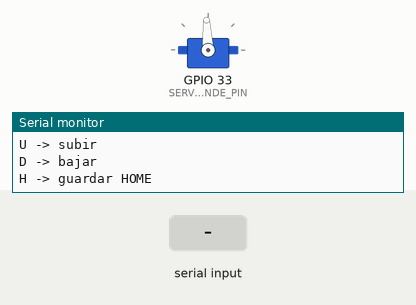
Simulated run of this sketch. Board: ESP32. Shown: servo, the last lines printed to the serial monitor. The inputs (shaded band) are chosen by the test bench. Servo pulses on a pin are drawn as a servo (544–2400 µs = 0–180°).

Above: at 1.2 s.
1.3 s: "U" received over Serial
At 2.1 s:
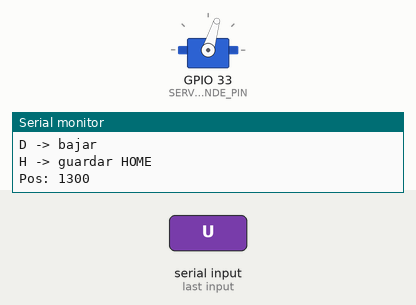
2.8 s: "u" received over Serial
At 3.3 s:
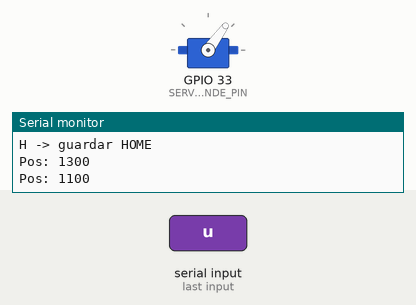
4.3 s: "U" received over Serial
At 5.5 s:
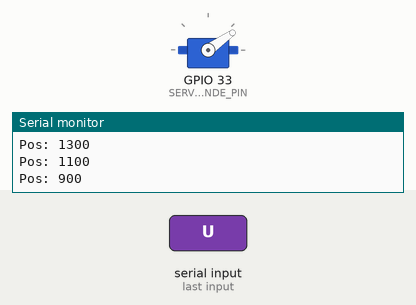
5.8 s: "u" received over Serial
At 6.7 s:
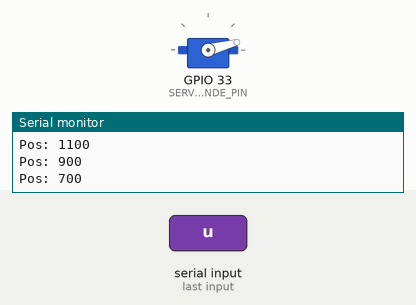
7.3 s: "D" received over Serial
At 7.9 s:
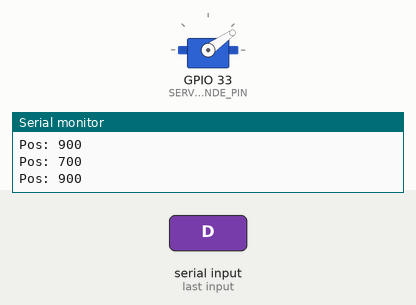
8.8 s: "d" received over Serial
At 10.2 s:
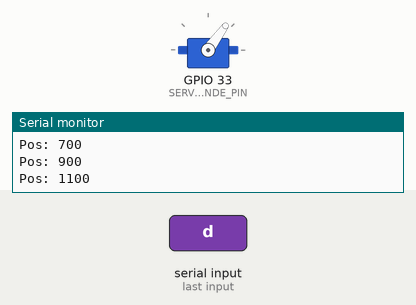
Timing chart, 0 to 11.3 s (numbered marks = the images above; inputs shaded):
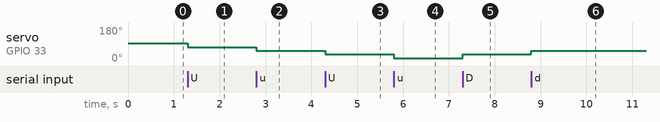

The sketch:

calibracion_servotocho.ino
```cpp
#include <Arduino.h>

// ================= SERVO 80 KG =================
#define SERVO_GRANDE_PIN 33
#define SERVO_FREQ 50
#define SERVO_RES 16

#define PASO_US 200       // ⬅️ PASO GRANDE (clave)
int servoPos = 1500;      // empezamos en el centro

uint32_t dutyFromUs(uint32_t us) {
  return (uint32_t)((us / 20000.0) * ((1 << SERVO_RES) - 1));
}

void setup() {
  Serial.begin(115200);

  Serial.println("CALIBRACION HOME SERVO 80KG");
  Serial.println("U -> subir");
  Serial.println("D -> bajar");
  Serial.println("H -> guardar HOME");

  ledcAttach(SERVO_GRANDE_PIN, SERVO_FREQ, SERVO_RES);
  ledcWrite(SERVO_GRANDE_PIN, dutyFromUs(servoPos));
}

void loop() {

  if (Serial.available()) {
    char c = Serial.read();

    if (c == 'U' || c == 'u') {
      servoPos -= PASO_US;
      servoPos = constrain(servoPos, 600, 2400);
      ledcWrite(SERVO_GRANDE_PIN, dutyFromUs(servoPos));
      Serial.print("Pos: ");
      Serial.println(servoPos);
    }

    if (c == 'D' || c == 'd') {
      servoPos += PASO_US;
      servoPos = constrain(servoPos, 600, 2400);
      ledcWrite(SERVO_GRANDE_PIN, dutyFromUs(servoPos));
      Serial.print("Pos: ");
      Serial.println(servoPos);
    }

    if (c == 'H' || c == 'h') {
      Serial.println("=== HOME GUARDADO ===");
      Serial.print("SERVO_GRANDE_HOME = ");
      Serial.println(servoPos);
    }
  }
}
```

Measured:
- after the input at 1.3 s, servo on GPIO 33 (SERVO_GRANDE_PIN): 93° → 73° at once
- after the input at 2.8 s, servo on GPIO 33 (SERVO_GRANDE_PIN): 73° → 54° at once
- after the input at 4.3 s, servo on GPIO 33 (SERVO_GRANDE_PIN): 54° → 35° at once
- after the input at 5.8 s, servo on GPIO 33 (SERVO_GRANDE_PIN): 35° → 15° at once
- after the input at 7.3 s, servo on GPIO 33 (SERVO_GRANDE_PIN): 15° → 35° at once
- after the input at 8.8 s, servo on GPIO 33 (SERVO_GRANDE_PIN): 35° → 54° at once
